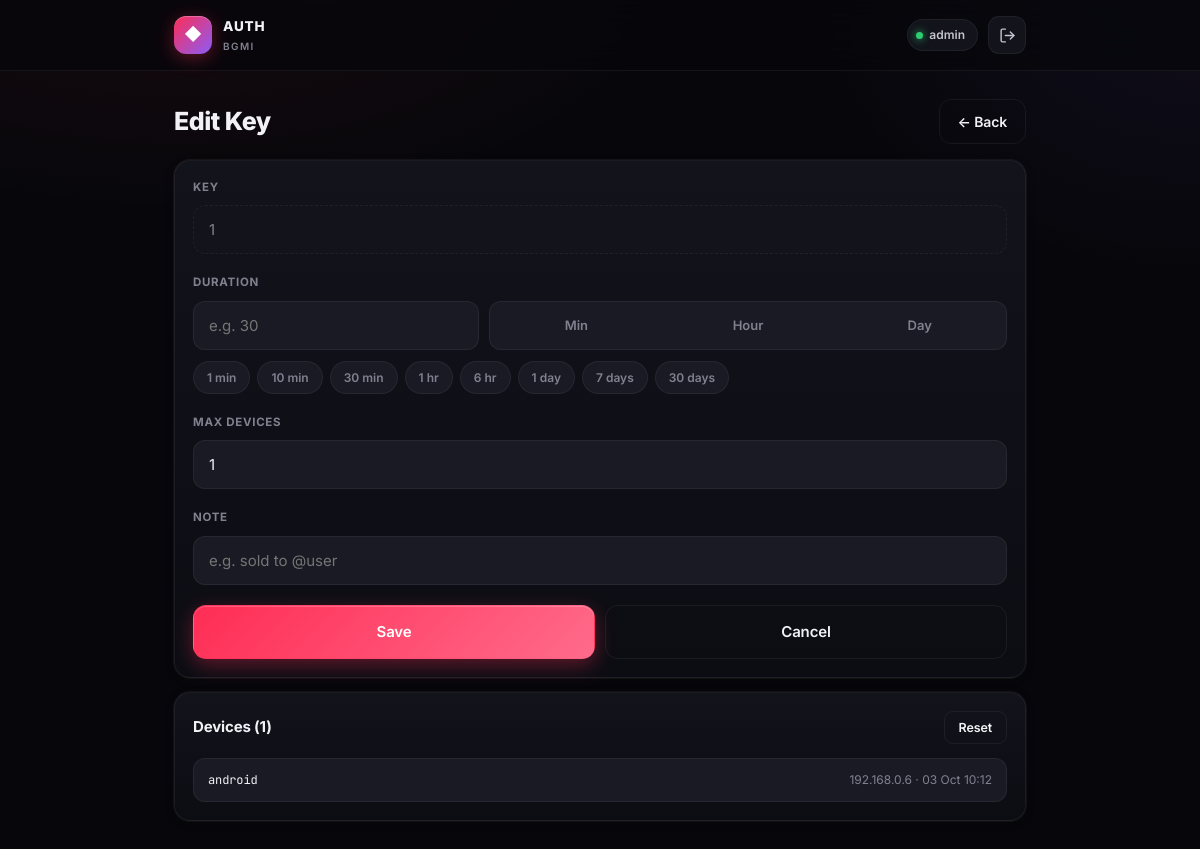
The page /keys/2/edit (signed in) on the database its author committed.
### tables this page shows
CREATE TABLE license_keys (
            id INTEGER PRIMARY KEY AUTOINCREMENT,
            license_key TEXT UNIQUE NOT NULL,
            created_at INTEGER NOT NULL,
            expires_at INTEGER NOT NULL,
            max_devices INTEGER DEFAULT 1,
            note TEXT DEFAULT '',
            banned INTEGER DEFAULT 0,
            banned_reason TEXT DEFAULT ''
        );

CREATE TABLE activations (
            id INTEGER PRIMARY KEY AUTOINCREMENT,
            key_id INTEGER NOT NULL,
            hwid TEXT NOT NULL,
            first_seen INTEGER NOT NULL,
            last_seen INTEGER NOT NULL,
            ip TEXT DEFAULT '',
            FOREIGN KEY(key_id) REFERENCES license_keys(id) ON DELETE CASCADE,
            UNIQUE(key_id, hwid)
        );

### app.py (the view, shortened to what this page needs)
@app.route("/keys/<int:kid>/edit", methods=["GET", "POST"])
@login_required
def key_edit(kid):
    db = get_db()
    row = db.execute("SELECT * FROM license_keys WHERE id=?", (kid,)).fetchone()
    if not row:
        flash("Key not found", "error")
        return redirect(url_for("keys_list"))
    used = db.execute("SELECT * FROM activations WHERE key_id=? ORDER BY last_seen DESC", (kid,)).fetchall()
    return render_template("key_form.html", mode="edit", key=row, used_devices=used, fmt_ts=fmt_ts)

### app.py (called while the page is built)
def get_db():
    if "db" not in g:
        g.db = sqlite3.connect(DB_PATH)
        g.db.row_factory = sqlite3.Row
        g.db.execute("PRAGMA foreign_keys = ON")
    return g.db

def login_required(f):
    @wraps(f)
    def wrapper(*a, **kw):
        if not session.get("admin"):
            return redirect(url_for("login"))
        return f(*a, **kw)
    return wrapper

def fmt_ts(ts):
    if not ts: return "—"
    return datetime.fromtimestamp(ts).strftime("%d %b %H:%M")

@app.context_processor
def inject_globals():
    return {"GAME_NAME": GAME_NAME, "human_left": human_left}

@app.before_request
def _ensure_db():
    init_db()

### Templates/key_form.html (shortened to what this page needs)
{% extends "base.html" %}
{% block content %}
<div class="head-row">
  <h1 class="page-title">{{ 'Create Key' if mode=='new' else 'Edit Key' }}</h1>
  <a class="btn btn-ghost" href="{{ url_for('keys_list') }}">← Back</a>
</div>
<div class="card form-card">
  <form method="post">
    {% if mode == 'new' %}
      <div class="field">
        <label>Custom key (blank = auto)</label>
        <input type="text" name="custom_key" placeholder="BGM-XXXXX-XXXXX-XXXXX" class="mono">
      </div>
    {% else %}
      <div class="field">
        <label>Key</label>
        <input type="text" value="{{ key['license_key'] }}" readonly class="mono">
      </div>
    {% endif %}
    <div class="field">
      <label>Duration</label>
      <div class="dur-grid">
        <input type="number" name="duration" min="1" value="{{ 1 if mode=='new' else '' }}" placeholder="e.g. 30" class="dur-num">
        <div class="unit-btns">
          <label class="unit-btn"><input type="radio" name="unit" value="minutes" {% if mode=='new' %}checked{% endif %}><span>Min</span></label>
          <label class="unit-btn"><input type="radio" name="unit" value="hours"><span>Hour</span></label>
          <label class="unit-btn"><input type="radio" name="unit" value="days"><span>Day</span></label>
        </div>
      </div>
      <div class="presets">
        <button type="button" class="preset" data-dur="1" data-unit="minutes">1 min</button>
        <button type="button" class="preset" data-dur="10" data-unit="minutes">10 min</button>
        <button type="button" class="preset" data-dur="30" data-unit="minutes">30 min</button>
        <button type="button" class="preset" data-dur="1" data-unit="hours">1 hr</button>
        <button type="button" class="preset" data-dur="6" data-unit="hours">6 hr</button>
        <button type="button" class="preset" data-dur="1" data-unit="days">1 day</button>
        <button type="button" class="preset" data-dur="7" data-unit="days">7 days</button>
        <button type="button" class="preset" data-dur="30" data-unit="days">30 days</button>
      </div>
    </div>
    <div class="field">
      <label>Max devices</label>
      <input type="number" name="max_devices" value="{{ key['max_devices'] if key else 1 }}" min="1" max="100">
    </div>
    <div class="field">
      <label>Note</label>
      <input type="text" name="note" value="{{ key['note'] if key else '' }}" placeholder="e.g. sold to @user">
    </div>
    <div class="form-actions">
      <button type="submit" class="btn btn-primary btn-lg">{{ 'Create' if mode=='new' else 'Save' }}</button>
      <a href="{{ url_for('keys_list') }}" class="btn btn-ghost btn-lg">Cancel</a>
    </div>
  </form>
</div>
{% if mode == 'edit' %}
<div class="card">
  <div class="card-head">
    <h2>Devices ({{ used_devices|length }})</h2>
    <form method="post" action="{{ url_for('key_reset_devices', kid=key['id']) }}" onsubmit="return confirm('Reset all devices?')">
      <button class="btn btn-ghost btn-sm" type="submit">Reset</button>
    </form>
  </div>
  <div class="dev-list">
    {% for d in used_devices %}
    <div class="dev-item">
      <div class="mono small">{{ d['hwid'] }}</div>
      <div class="muted small">{{ d['ip'] or '—' }} · {{ fmt_ts(d['last_seen']) }}</div>
    </div>
    {% else %}
    <div class="empty">No devices yet</div>
    {% endfor %}
  </div>
</div>
{% endif %}
{% endblock %}

### rows shown on the page
license_keys: license_key "1", max_devices "1"
activations: hwid "android", ip "192.168.0.6", last_seen "03 Oct 10:12"

### other values the page prints
{{ GAME_NAME|upper }} "BGMI"
{{ session.get('admin','1') }} "admin"
{{ 'Create Key' if mode=='new' else 'Edit Key' }} "Edit Key"
{{ 'Create' if mode=='new' else 'Save' }} "Save"
{{ used_devices|length }} "1"
